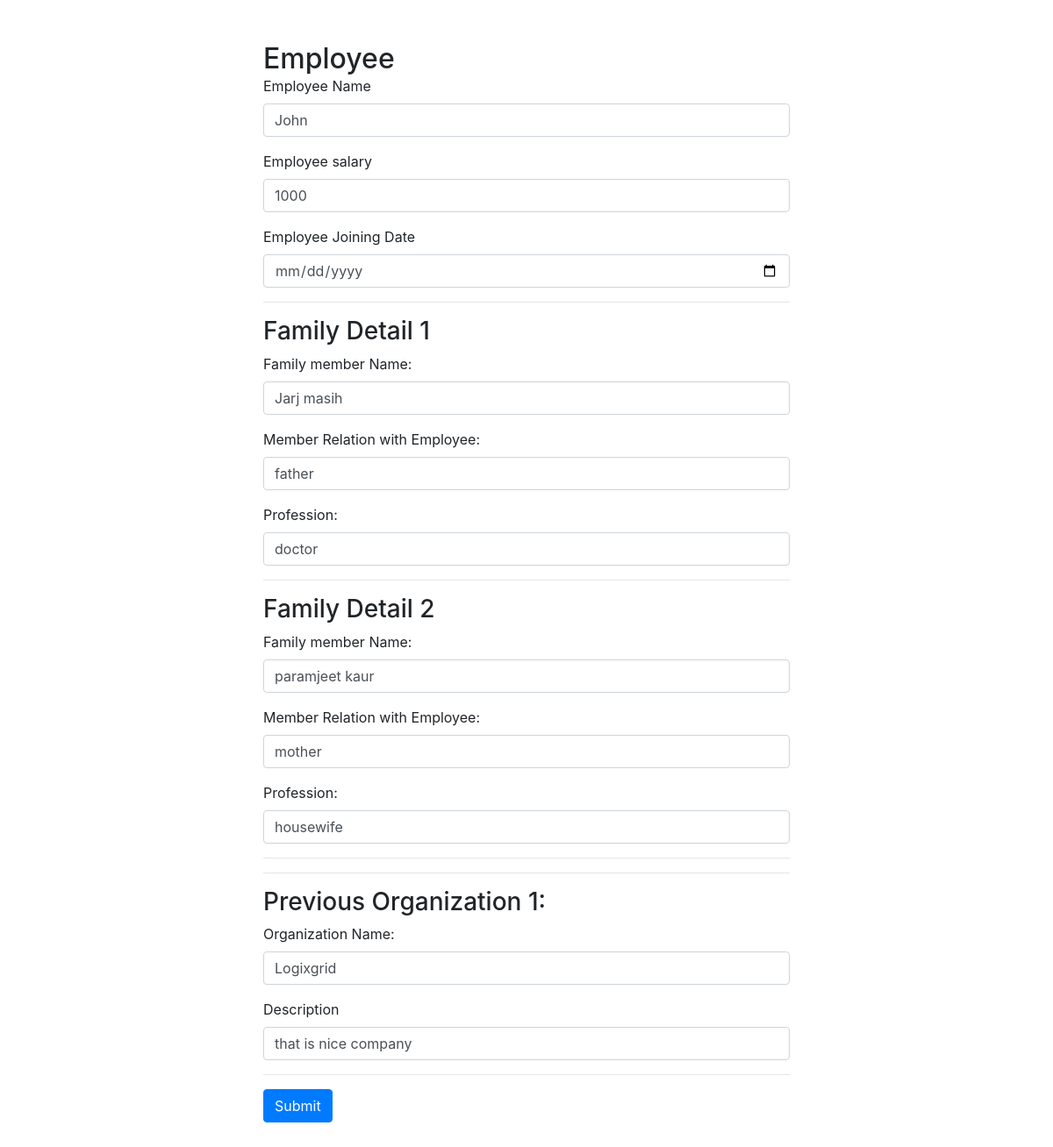
Before: /employee/update/1 with the older database file.
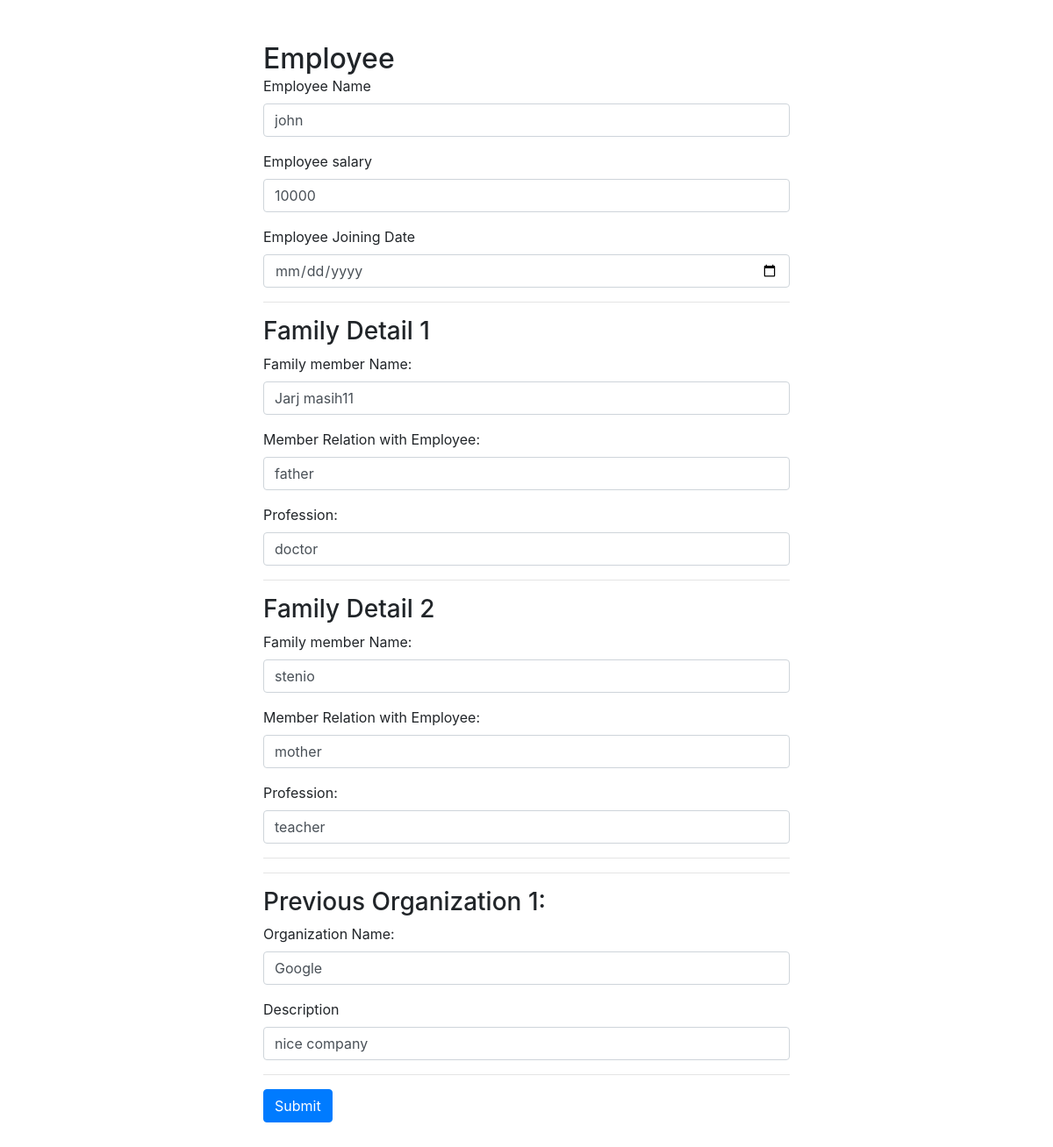
After: the same page with the newer database file.
### Employee/models.py (models this page shows, shortened)
class Employee(models.Model):
    name = models.CharField(max_length=100)
    salary = models.IntegerField()
    joining_date = models.DateField(auto_now_add=False, null=True, blank=True)

class FamilyDetail(models.Model):
    employees = models.ForeignKey(Employee, on_delete=models.CASCADE)
    name = models.CharField(max_length=100, null=True, blank=True)
    relation_with_employee = models.CharField(max_length=100, null=True, blank=True)
    profession = models.CharField(max_length=100, null=True, blank=True)

class PreviousOrganization(models.Model):
    employees = models.ForeignKey(Employee, on_delete=models.CASCADE)
    organization_name = models.CharField(max_length=50, null=True, blank=True)
    description = models.TextField(max_length=50, null=True, blank=True)

### Employee/views.py (the view, shortened to what this page needs)
# urls.py: path('update/<str:pk>', EmployeeUpdateView.as_view(), name="employee_update"),
class EmployeeUpdateView(View):
    def get(self, request, *args, pk, **kwargs):
        employee_obj = Employee.objects.get(id=pk)
        employee_family_details = FamilyDetail.objects.select_related().filter(employees= employee_obj).all()
        employee_previous_organizations = PreviousOrganization.objects.select_related().filter(employees= employee_obj).all()
        context = {
            'employee' : employee_obj,
            'employee_family_details': employee_family_details,
            'employee_previous_organizations': employee_previous_organizations
        }
        return render(request, 'employee_update.html', context)

### templates/employee_update.html (shortened to what this page needs)
<!doctype html>
<html lang="en">
  <head>
    <link rel="stylesheet" href="https://cdn.jsdelivr.net/npm/bootstrap@4.1.3/dist/css/bootstrap.min.css">
  </head>
  <body>
<div class="mt-5">
    <h2 class="m-auto w-50 m-auto ">Employee</h2>
    <form method="post" class="w-50 m-auto" action="{% url 'employee_update' employee.id%}">
        <div class="form-group">
          <label for="exampleInputEmail1">Employee Name</label>
          <input type="text" class="form-control" name="employee_name" value="{{employee.name}}" placeholder="Enter Name">
        </div>
        <div class="form-group">
            <label for="">Employee salary</label>
            <input type="number" class="form-control" name="employee_salary" value="{{employee.salary}}" placeholder="Enter salary">
        </div>
        <div class="form-group">
            <label for="">Employee Joining Date </label>
            <input type="date" class="form-control" name="employee_joining_date" value="{{employee.joining_date| date:"%d/%m/%Y" }}" placeholder="Enter date">
        </div>
        <hr>
        {% for employee_family_detail in employee_family_details  %}
                <h3>Family Detail {{forloop.counter}}</h3>
            <div class="form-group">
                <label for="exampleInputEmail1">Family member Name:</label>
                <input type="text" class="form-control" name="member{{forloop.counter}}" value="{{employee_family_detail.name}}" placeholder="Enter name">
            </div>
            <div class="form-group">
                <label for="exampleInputEmail1">Member Relation with Employee:</label>
                <input type="text" class="form-control" name="memberrelation{{forloop.counter}}" value="{{employee_family_detail.relation_with_employee}}" placeholder="Enter relation">
            </div>
            <div class="form-group">
                <label for="exampleInputEmail1">Profession:</label>
                <input type="text" class="form-control" name="profession{{forloop.counter}}" value="{{employee_family_detail.profession}}" placeholder="Enter profession">
            </div>
            <hr>
        {% endfor %}
        <hr>
        {% for employee_previous_organization in employee_previous_organizations  %}
        <h3>Previous Organization {{forloop.counter}}:</h3>
        <div class="form-group">
            <label for="exampleInputEmail1">Organization Name:</label>
            <input type="text" class="form-control" id="exampleInputEmail1" name="Organizationname{{forloop.counter}}" value="{{employee_previous_organization.organization_name}}" placeholder="Enter salary">
        </div>
        <div class="form-group">
            <label for="exampleInputEmail1">Description</label>
            <input type="text" class="form-control" id="exampleInputEmail1" value="{{employee_previous_organization.description}}" name="Description{{forloop.counter}}" aria-describedby="emailHelp" placeholder="Enter salary">
        </div>
        {% endfor %}
        <hr>
        <button type="submit" class="btn btn-primary">Submit</button>
      </form>
      <div class="m-auto">
<br><br>
</div>
</div>
<br><br>
  </body>
</html>

Changed rows visible on the page:
changed Employee: employee_name "John" → "john"; employee_salary "1000" → "10000"
changed FamilyDetail "father": name "Jarj masih" → "Jarj masih11"
changed FamilyDetail "mother": name "paramjeet kaur" → "stenio"; profession "housewife" → "teacher"
changed PreviousOrganization: organization_name "Logixgrid" → "Google"; description "that is nice company" → "nice company"
